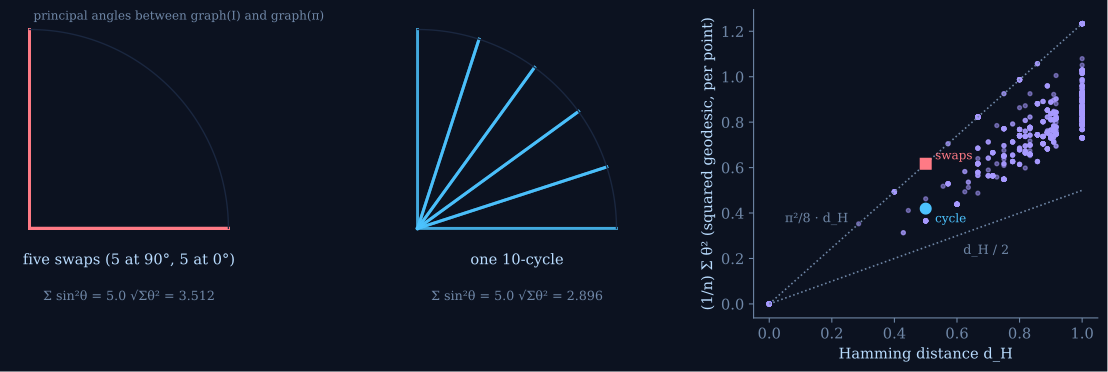

This figure's Python source:
# SCRIPT: IQGT-FIG-PERM
# fig_perm: principal angles between graph(I) and graph(pi) for five swaps vs one 10-cycle (n=20): equal Hamming,
# different geodesic length; and the sandwich d_H/2 <= (1/n) sum theta^2 <= pi^2/8 d_H over random pairs.
import numpy as np, matplotlib
matplotlib.use('Agg'); import matplotlib.pyplot as plt
BG='#0c1220'; FG='#b9dcff'; HEAD='#4cc3ff'; MUTED='#7088a8'; LINE='#1a2740'; WARM='#e0b85c'; VIO='#a99bff'; ROSE='#ff7a85'
plt.rcParams.update({'svg.fonttype':'none','font.family':'serif','font.serif':['Newsreader','DejaVu Serif'],'font.size':11,
 'axes.facecolor':BG,'figure.facecolor':BG,'savefig.facecolor':BG,'text.color':FG,'axes.labelcolor':FG,'axes.edgecolor':MUTED,
 'xtick.color':MUTED,'ytick.color':MUTED,'axes.grid':False,'axes.spines.top':False,'axes.spines.right':False})
def perm(p):
    n=len(p); U=np.zeros((n,n)); U[p,np.arange(n)]=1; return U
def angles(U,V):
    s=np.linalg.svd((np.eye(len(U))+U.T@V)/2,compute_uv=False); return np.sort(np.arccos(np.clip(s,0,1)))[::-1]
n=20; sw=list(range(n))
for i in range(0,10,2): sw[i],sw[i+1]=sw[i+1],sw[i]
cy=list(range(n)); cy[:10]=list(range(1,10))+[0]
tA,tB=angles(np.eye(n),perm(sw)),angles(np.eye(n),perm(cy))
fig,axs=plt.subplots(1,3,figsize=(12,4.0),gridspec_kw={'width_ratios':[1,1,1.1]})
for ax,th,col,lab in ((axs[0],tA,ROSE,'five swaps'),(axs[1],tB,HEAD,'one 10-cycle')):
    ax.set_aspect('equal'); ax.axis('off')
    for t in th[:10]:
        ax.plot([0,np.cos(t)],[0,np.sin(t)],color=col,lw=2.2,alpha=0.85)
    a=np.linspace(0,np.pi/2,100); ax.plot(np.cos(a),np.sin(a),color=LINE,lw=1)
    ax.text(0.5,-0.18,lab+('   (5 at 90°, 5 at 0°)' if lab=='five swaps' else ''),ha='center',color=FG,fontsize=11,transform=ax.transData)
    ax.text(0.5,-0.36,'Σ sin²θ = %.1f    √Σθ² = %.3f'%(np.sum(np.sin(th)**2),np.sqrt(np.sum(th**2))),ha='center',color=MUTED,fontsize=9.5)
    ax.set_xlim(-0.1,1.15); ax.set_ylim(-0.45,1.1)
axs[0].text(0.02,1.05,'principal angles between graph(I) and graph(π)',color=MUTED,fontsize=9)
rng=np.random.default_rng(2); X=[];Y=[]
for t in range(1500):
    m=rng.integers(2,13); U=perm(rng.permutation(m)); V=perm(rng.permutation(m))
    dH=np.mean(np.any(U!=V,axis=0)); th=angles(U,V); X.append(dH); Y.append(np.sum(th**2)/m)
ax=axs[2]; ax.plot(X,Y,'o',ms=3,color=VIO,alpha=0.5)
xx=np.linspace(0,1,10); ax.plot(xx,xx/2,color=MUTED,ls=':',lw=1.2); ax.plot(xx,np.pi**2/8*xx,color=MUTED,ls=':',lw=1.2)
ax.text(0.62,0.22,'d_H / 2',color=MUTED,fontsize=9.5); ax.text(0.05,0.36,'π²/8 · d_H',color=MUTED,fontsize=9.5)
ax.plot([0.5],[np.sum(tA**2)/n],'s',color=ROSE,ms=8); ax.plot([0.5],[np.sum(tB**2)/n],'o',color=HEAD,ms=8); ax.text(0.53,np.sum(tA**2)/n+0.02,'swaps',color=ROSE,fontsize=9); ax.text(0.53,np.sum(tB**2)/n-0.06,'cycle',color=HEAD,fontsize=9)
ax.set_xlabel('Hamming distance d_H'); ax.set_ylabel('(1/n) Σ θ²  (squared geodesic, per point)')
fig.tight_layout(); fig.savefig('fig_perm.svg',bbox_inches='tight'); fig.savefig('fig_perm.png',dpi=110,bbox_inches='tight')
